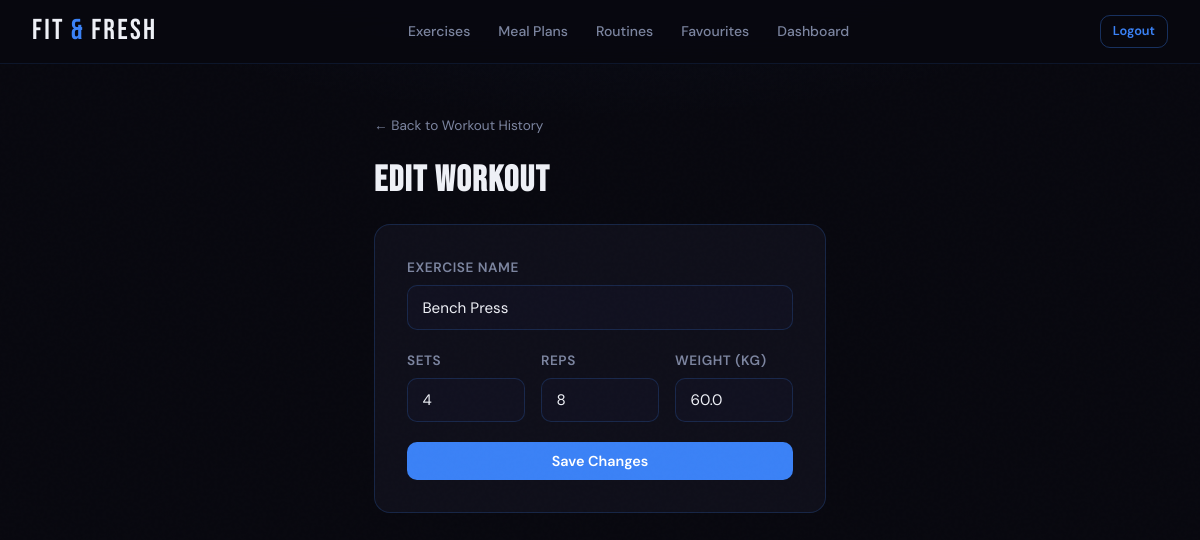
The app's page /edit-workout/1 (signed in) with its own data.
### tables this page shows
CREATE TABLE workout (id INTEGER PRIMARY KEY AUTOINCREMENT, user_id INTEGER NOT NULL, workout_date TEXT NOT NULL DEFAULT (DATE('now')), exercise TEXT NOT NULL, sets INTEGER NOT NULL, reps INTEGER NOT NULL, weight REAL NOT NULL, FOREIGN KEY (user_id) REFERENCES user(id));

### App.py (the view, shortened to what this page needs)
@app.route("/edit-workout/<int:workout_id>", methods = ["GET", "POST"])
def edit_workout(workout_id):
    if "user_id" not in session: #Redirects users to the home page if they are not logged into an account
        return redirect(url_for("home"))
    conn = get_db()
    workout = conn.execute("SELECT * FROM workout WHERE id = ?", (workout_id,)).fetchone()
    if not workout:
        conn.close()
        return "Workout not found", 404
    if workout["user_id"] != session["user_id"]:
        conn.close()
        return "Unasuthorised user", 403
    if request.method == "GET":
        conn.close()
        return render_template("edit_workout.html", workout = workout)

### DB_Models.py (called while the page is built)
def get_db():
    os.makedirs(os.path.dirname(DB_PATH), exist_ok = True) #Creates the instance folder if it doesn't exist
    conn = sqlite3.connect(DB_PATH, timeout = 10) #Connects to the database file. Timeout = 10 makes SQLite wait up to 10 seconds for a lock to clear instead of causing an error.
    conn.row_factory = sqlite3.Row #Allows columns to be accessed by name instead of index
    conn.execute("PRAGMA foreign_keys = ON") #Enforces foreign key constraints
    conn.execute("PRAGMA journal_mode = WAL") #Write-Ahead Logging lets reads and writes happen at the same time, greatly reducing "database is locked" errors
    conn.execute("PRAGMA busy_timeout = 10000") #Backup lock wait of 10 seconds at the SQLIte engine level
    return conn

### templates/edit_workout.html (shortened to what this page needs)
{% extends "base.html" %}
{% block content %}
<div class="page-sm">
    <a href="{{ url_for('workout_history') }}" class="back-link">← Back to Workout History</a>
    <h2 style="margin-bottom:1.5rem;">Edit Workout</h2>
    <div class="form-card">
        <form method="POST">
            <div class="form-group">
                <label class="form-label">Exercise Name</label>
                <input name="exercise" class="form-control" value="{{ workout.exercise }}" required>
            </div>
            <div style="display:grid;grid-template-columns:1fr 1fr 1fr;gap:1rem;">
                <div class="form-group">
                    <label class="form-label">Sets</label>
                    <input type="number" name="sets" class="form-control" value="{{ workout.sets }}" min="0" required>
                </div>
                <div class="form-group">
                    <label class="form-label">Reps</label>
                    <input type="number" name="reps" class="form-control" value="{{ workout.reps }}" min="0" required>
                </div>
                <div class="form-group">
                    <label class="form-label">Weight (kg)</label>
                    <input type="number" name="weight" class="form-control" value="{{ workout.weight }}" step="0.1" min="0" required>
                </div>
            </div>
            <button type="submit" class="btn btn-primary btn-full">Save Changes</button>
        </form>
    </div>
</div>
{% endblock %}

### static/style.css (style rules this page uses)
:root { --bg: #08080f; --bg-card: #0f0f1a; --bg-raised: #161625; --bg-input: #111120; --accent: #3b82f6; --accent-dim: #1d4ed8; --accent-glow: rgba(59,130,246,0.18); --accent-line: rgba(59,130,246,0.35); --text: #eef0f6; --text-muted: #7c85a0; --text-dim: #3a3f55; --border: rgba(59,130,246,0.12); --border-card: rgba(59,130,246,0.20); --success: #10b981; --danger: #ef4444; --warning: #f59e0b; --radius: 10px; --radius-lg: 16px; --nav-h: 64px; }
*, *::before, *::after { box-sizing: border-box; margin: 0; padding: 0; }
html { scroll-behavior: smooth; }
body { font-family: 'DM Sans', sans-serif; background: var(--bg); color: var(--text); min-height: 100vh; line-height: 1.6; background-image: radial-gradient(ellipse 80% 50% at 50% -20%, rgba(59,130,246,0.08) 0%, transparent 70%); }
body::before { content: ''; position: fixed; inset: 0; pointer-events: none; z-index: 0; opacity: 0.4; }
h1, h2, h3 { font-family: 'Bebas Neue', sans-serif; letter-spacing: 0.04em; line-height: 1.1; }
h2 { font-size: clamp(1.6rem, 3vw, 2.4rem); }
a { color: var(--accent); text-decoration: none; transition: color .2s; }
.page-sm { max-width: 500px; margin: 0 auto; padding: 3rem 1.5rem 4rem; }
.btn { display: inline-flex; align-items: center; gap: 0.4rem; padding: 0.6rem 1.25rem; border-radius: var(--radius); font-family: 'DM Sans', sans-serif; font-size: 0.9rem; font-weight: 600; cursor: pointer; border: none; transition: all .2s; text-decoration: none !important; white-space: nowrap; }
.btn-primary { background: var(--accent); color: #fff; }
.btn-full { width: 100%; justify-content: center; }
.form-card { background: var(--bg-card); border: 1px solid var(--border-card); border-radius: var(--radius-lg); padding: 2rem; }
.form-group { display: flex; flex-direction: column; gap: 0.4rem; margin-bottom: 1.25rem; }
.form-label { font-size: 0.85rem; font-weight: 600; color: var(--text-muted); letter-spacing: 0.04em; text-transform: uppercase; }
.form-control { width: 100%; padding: 0.7rem 0.9rem; background: var(--bg-input); border: 1px solid var(--border-card); border-radius: var(--radius); color: var(--text); font-family: 'DM Sans', sans-serif; font-size: 0.95rem; transition: border-color .2s, box-shadow .2s; outline: none; }
.form-control::placeholder { color: var(--text-dim); }
.back-link { display: inline-flex; align-items: center; gap: 0.4rem; font-size: 0.85rem; color: var(--text-muted) !important; margin-bottom: 1.5rem; transition: color .2s; }

### records on screen
workout: exercise "Bench Press", sets "4", reps "8", weight "60.0"
